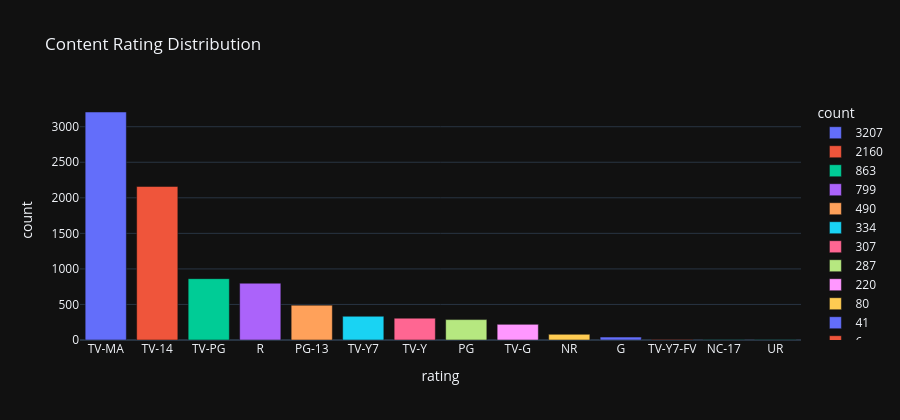

Notebook source saved alongside this figure:
### Markdown cell above
### 4.4 Content Ratings Analysis

The `rating` column contains the **content rating** (PG-13, TV-MA, R, etc.), not a user score. This reveals Netflix's audience targeting strategy.

> **Key insight:** TV-MA (mature audiences) dominates — Netflix skews heavily toward adult content.

### Code cell
# --- content rating distribution ---
rating_counts = (
    df.filter(pl.col("rating") != "Unknown")
      .group_by("rating")
      .agg(pl.len().alias("count"))
      .sort("count", descending=True)
)

fig = px.bar(
    rating_counts.to_pandas(), x="rating", y="count", color="count",
    color_continuous_scale="Viridis",
    title="Content Rating Distribution",
)
fig.update_layout(template="plotly_dark", height=420, coloraxis_showscale=False)
fig.show()

### Figure 1 — Plotly figure (JSON) as saved in the notebook; plotly's stock layout.template omitted (floating-point values rounded to 4 significant figures)
{"data": [{"hovertemplate": "count=%{y}<br>rating=%{x}<extra></extra>", "legendgroup": "3207", "marker": {"color": "#636efa", "pattern": {"shape": ""}}, "name": "3207", "orientation": "v", "showlegend": true, "textposition": "auto", "type": "bar", "x": ["TV-MA"], "xaxis": "x", "y": [3207], "yaxis": "y"}, {"hovertemplate": "count=%{y}<br>rating=%{x}<extra></extra>", "legendgroup": "2160", "marker": {"color": "#EF553B", "pattern": {"shape": ""}}, "name": "2160", "orientation": "v", "showlegend": true, "textposition": "auto", "type": "bar", "x": ["TV-14"], "xaxis": "x", "y": [2160], "yaxis": "y"}, {"hovertemplate": "count=%{y}<br>rating=%{x}<extra></extra>", "legendgroup": "863", "marker": {"color": "#00cc96", "pattern": {"shape": ""}}, "name": "863", "orientation": "v", "showlegend": true, "textposition": "auto", "type": "bar", "x": ["TV-PG"], "xaxis": "x", "y": [863], "yaxis": "y"}, {"hovertemplate": "count=%{y}<br>rating=%{x}<extra></extra>", "legendgroup": "799", "marker": {"color": "#ab63fa", "pattern": {"shape": ""}}, "name": "799", "orientation": "v", "showlegend": true, "textposition": "auto", "type": "bar", "x": ["R"], "xaxis": "x", "y": [799], "yaxis": "y"}, {"hovertemplate": "count=%{y}<br>rating=%{x}<extra></extra>", "legendgroup": "490", "marker": {"color": "#FFA15A", "pattern": {"shape": ""}}, "name": "490", "orientation": "v", "showlegend": true, "textposition": "auto", "type": "bar", "x": ["PG-13"], "xaxis": "x", "y": [490], "yaxis": "y"}, {"hovertemplate": "count=%{y}<br>rating=%{x}<extra></extra>", "legendgroup": "334", "marker": {"color": "#19d3f3", "pattern": {"shape": ""}}, "name": "334", "orientation": "v", "showlegend": true, "textposition": "auto", "type": "bar", "x": ["TV-Y7"], "xaxis": "x", "y": [334], "yaxis": "y"}, {"hovertemplate": "count=%{y}<br>rating=%{x}<extra></extra>", "legendgroup": "307", "marker": {"color": "#FF6692", "pattern": {"shape": ""}}, "name": "307", "orientation": "v", "showlegend": true, "textposition": "auto", "type": "bar", "x": ["TV-Y"], "xaxis": "x", "y": [307], "yaxis": "y"}, {"hovertemplate": "count=%{y}<br>rating=%{x}<extra></extra>", "legendgroup": "287", "marker": {"color": "#B6E880", "pattern": {"shape": ""}}, "name": "287", "orientation": "v", "showlegend": true, "textposition": "auto", "type": "bar", "x": ["PG"], "xaxis": "x", "y": [287], "yaxis": "y"}, {"hovertemplate": "count=%{y}<br>rating=%{x}<extra></extra>", "legendgroup": "220", "marker": {"color": "#FF97FF", "pattern": {"shape": ""}}, "name": "220", "orientation": "v", "showlegend": true, "textposition": "auto", "type": "bar", "x": ["TV-G"], "xaxis": "x", "y": [220], "yaxis": "y"}, {"hovertemplate": "count=%{y}<br>rating=%{x}<extra></extra>", "legendgroup": "80", "marker": {"color": "#FECB52", "pattern": {"shape": ""}}, "name": "80", "orientation": "v", "showlegend": true, "textposition": "auto", "type": "bar", "x": ["NR"], "xaxis": "x", "y": [80], "yaxis": "y"}, {"hovertemplate": "count=%{y}<br>rating=%{x}<extra></extra>", "legendgroup": "41", "marker": {"color": "#636efa", "pattern": {"shape": ""}}, "name": "41", "orientation": "v", "showlegend": true, "textposition": "auto", "type": "bar", "x": ["G"], "xaxis": "x", "y": [41], "yaxis": "y"}, {"hovertemplate": "count=%{y}<br>rating=%{x}<extra></extra>", "legendgroup": "6", "marker": {"color": "#EF553B", "pattern": {"shape": ""}}, "name": "6", "orientation": "v", "showlegend": true, "textposition": "auto", "type": "bar", "x": ["TV-Y7-FV"], "xaxis": "x", "y": [6], "yaxis": "y"}, {"hovertemplate": "count=%{y}<br>rating=%{x}<extra></extra>", "legendgroup": "3", "marker": {"color": "#00cc96", "pattern": {"shape": ""}}, "name": "3", "orientation": "v", "showlegend": true, "textposition": "auto", "type": "bar", "x": ["NC-17", "UR"], "xaxis": "x", "y": [3, 3], "yaxis": "y"}], "layout": {"barmode": "relative", "coloraxis": {"showscale": false}, "height": 420, "legend": {"title": {"text": "count"}, "tracegroupgap": 0}, "title": {"text": "Content Rating Distribution"}, "xaxis": {"anchor": "y", "domain": [0, 1], "title": {"text": "rating"}}, "yaxis": {"anchor": "x", "categoryarray": [3, 6, 41, 80, 220, 287, 307, 334, 490, 799, 863, 2160, 3207], "categoryorder": "array", "domain": [0, 1], "title": {"text": "count"}}}}
